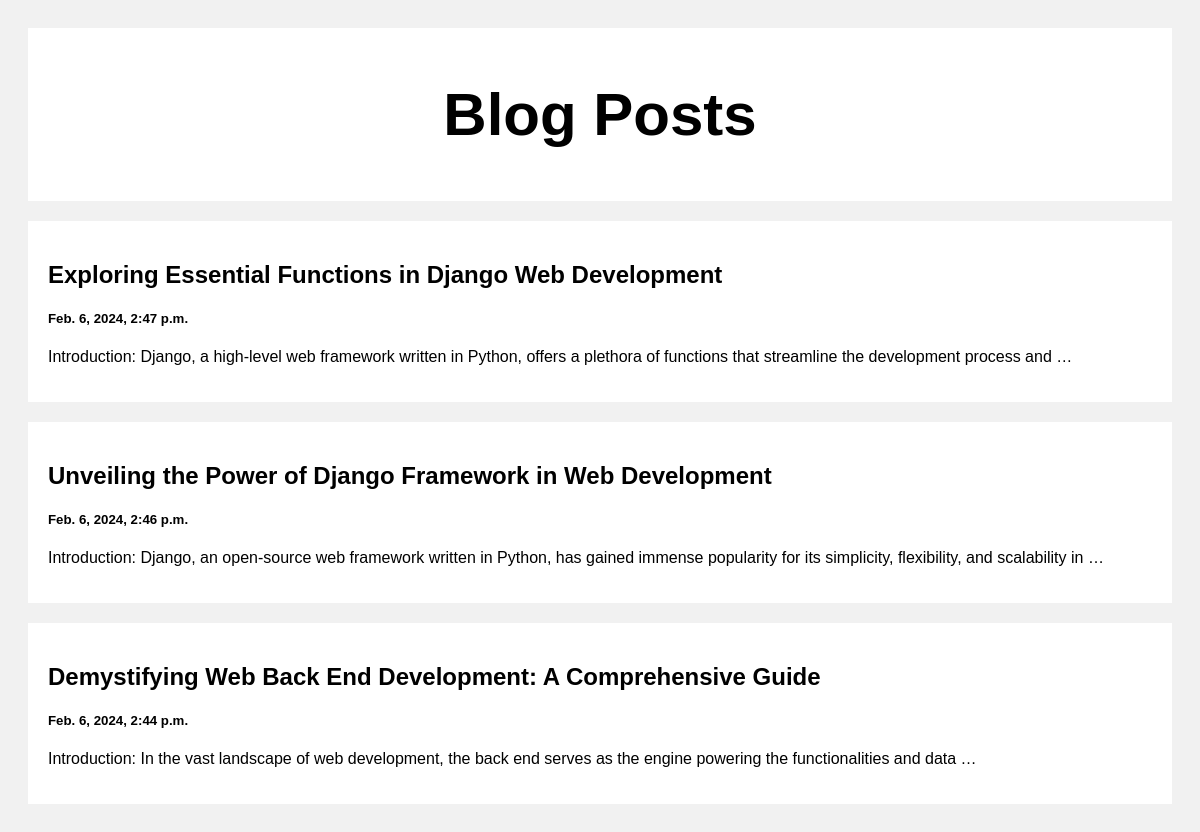
The page / on the database its author committed.
### Blogpost/models.py (models this page shows)
class Post(models.Model):
  tital = models.CharField(max_length = 100)
  body = models.CharField(max_length = 1000000)
  created_at = models.DateTimeField(default=datetime.now, blank=True)

### Blogpost/views.py (the view)
# urls.py: path('',views.index , name = 'index'),
def index(request):
  Posts = Post.objects.all()
  return render(request,'index.html',{'Posts': Posts})

### template/index.html (shortened to what this page needs)
<!DOCTYPE html>
<html>
<head>
</head>
<body>
  <div class="header">
    <h2>Blog Posts</h2>
  </div>
  <div class="row">
    <div class="leftcolumn">
      {% for Post in Posts reversed %}
      <div class="card">
        <a style="text-decoration: none; color: black;" href="/post/{{Post.id}}">
          <h2>{{Post.tital}}</h2>
          <h5>{{Post.created_at}}</h5>
          <p>{{Post.body|truncatewords:20}}</p>
        </a>
      </div>
      {% endfor %}
    </div>
  </div>
</body>
</html>

### template/index.html (style rules this page uses)
* { box-sizing: border-box; }
body { font-family: Arial; padding: 20px; background: #f1f1f1; }
.header { padding: 2px; font-size: 40px; text-align: center; background: white; }
.leftcolumn { float: left; width: 100%; }
.card { background-color: white; padding: 20px; margin-top: 20px; }
.row:after { content: ""; display: table; clear: both; }

### rows shown on the page
Post: tital "Exploring Essential Functions in Django Web Development", created_at "Feb. 6, 2024, 2:47 p.m.", body "Introduction: Django, a high-level web framework written in Python, offers a plethora of functions that streamline the development process and …"
Post: tital "Unveiling the Power of Django Framework in Web Development", created_at "Feb. 6, 2024, 2:46 p.m.", body "Introduction: Django, an open-source web framework written in Python, has gained immense popularity for its simplicity, flexibility, and scalability in …"
Post: tital "Demystifying Web Back End Development: A Comprehensive Guide", created_at "Feb. 6, 2024, 2:44 p.m.", body "Introduction: In the vast landscape of web development, the back end serves as the engine powering the functionalities and data …"
